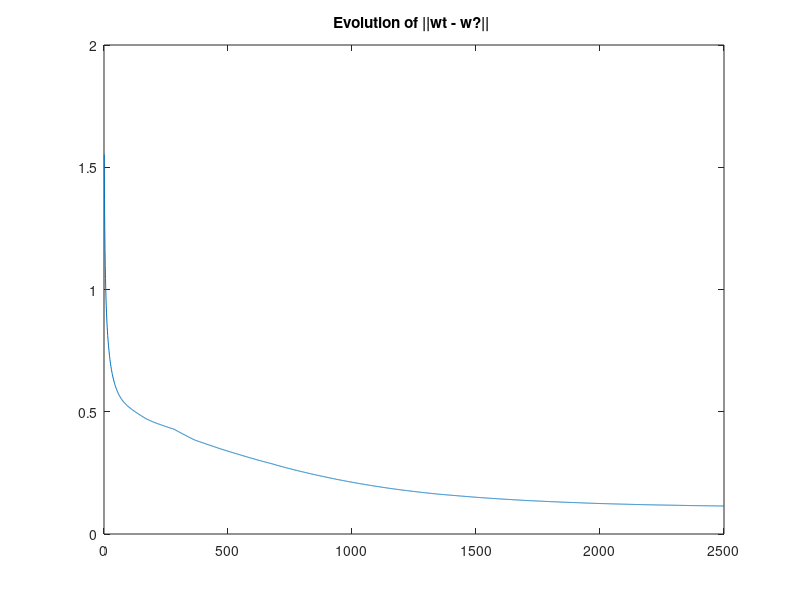

Here is the MATLAB script that generated this plot:
clc;clear;
load CFB2015.mat

%Initialize transition mastrix M
teamNum = 759;
M = zeros(teamNum);
for i = 1 : size(scores,1)
    team1Ind = scores(i,1);
    team1Score = scores(i,2);
    team2Ind = scores(i,3);
    team2Score = scores(i,4);
    % Update
    totalScore = team1Score + team2Score;
    M(team1Ind, team1Ind) = M(team1Ind, team1Ind) + (team1Score > team2Score) + team1Score / totalScore;
    M(team2Ind, team2Ind) = M(team2Ind, team2Ind) + (team2Score > team1Score) + team2Score / totalScore;  
    M(team2Ind, team1Ind) = M(team2Ind, team1Ind) + (team1Score > team2Score) + team1Score / totalScore;
    M(team1Ind, team2Ind) = M(team1Ind, team2Ind) + (team2Score > team1Score) + team2Score / totalScore;
    
end

% normalize so each row of M sum to 1
M = spdiags (sum (abs(M),2), 0, teamNum, teamNum) \ M;

% Initialize w0 with uniform distribution
w0 = ones(1, teamNum) / teamNum;

% Iterate T steps
T = 2500;
res = zeros(T, teamNum);
res(1,:) = w0;
for t = 2:T
    wt = res(t - 1, : ) * M;
    res(t,:) = wt / sum(wt);
end

[res, Idx] = sort(res,2,'descend');
top = 25;
disp = [10,100,1000,2500];
for i = 1 : 4
    fprintf('Top 25 team ranks when t = %d\n' ,disp(i));
    for j = 1:top
        fprintf('No. %d , Team: %d %s , Score : %.4f\n',j, Idx(disp(i),j), char(legend(Idx(disp(i),j))),res(disp(i),j));
    end
    fprintf('\n');
end

% 
[V,D] = eig(M.');
[D,I] = sort(diag(D),'descend');
mu = V(:, I(1)).';
w = sort(mu / sum (mu),'descend');
    
for t = 1 : T
    error(t) = sum(abs(res(t,:) - w));
end
figure
plot(error);
title('Evolution of ||wt - w?|| ');
fprintf('The value of ||wt - w?|| %.4f.\n',error(T));
    